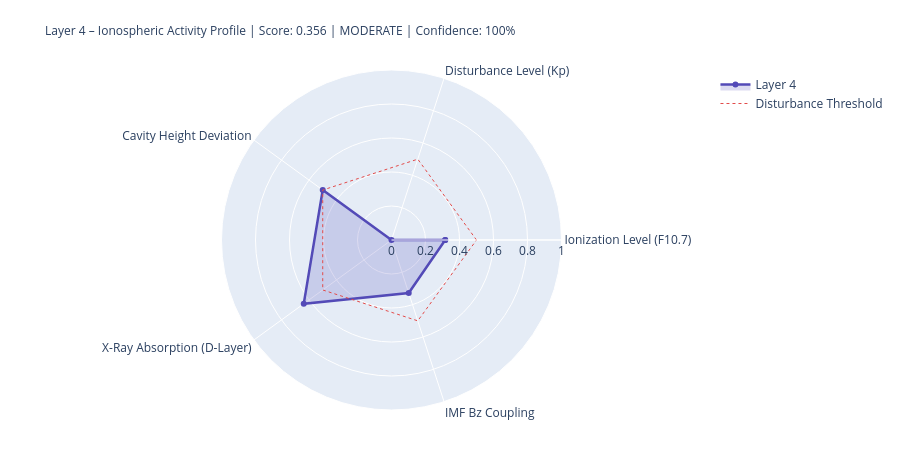

Notebook cell for this chart:
### Markdown cell above
---
## 4. State Assessment & Handoff to Layer 5

### Code cell
# ============================================================
# LAYER-4-SCORE
# ============================================================

COMPONENTS = {
    'Ionization Level (F10.7)':    {'score': ioniz,       'source': 'primary' if f107_now else 'from_layer0', 'dynamic': True},
    'Disturbance Level (Kp)':          {'score': disturb,     'source': 'primary' if kp_now   else 'from_layer0', 'dynamic': True},
    'Cavity Height Deviation':    {'score': h_dev,       'source': 'derived',                                'dynamic': True},
    'X-Ray Absorption (D-Layer)':{'score': xray_ioniz,  'source': 'primary' if xray_now else 'missing',     'dynamic': True},
    'IMF Bz Coupling':             {'score': bz_coupling, 'source': 'primary' if bz_now   else 'from_layer0', 'dynamic': True},
}

available    = {k: v['score'] for k, v in COMPONENTS.items() if v['score'] is not None}
unavailable  = [k for k, v in COMPONENTS.items() if v['score'] is None]
layer4_score = round(sum(available.values()) / len(available), 4) if available else None
confidence   = round(len(available) / len(COMPONENTS), 2)
level = ('unknown' if layer4_score is None
         else 'quiet'   if layer4_score < 0.3
         else 'moderate' if layer4_score < 0.6
         else 'active')
dominant_l4 = max(available, key=available.get) if available else 'none'

# Resonance delta for Schumann SR-1
sr1_ref = schumann_freq(1, 80.0)
sr1_now = schumann_freq(1, h_eff)
sr1_delta_mhz = (sr1_now - sr1_ref) * 1000

# Propagation conditions
prop_cond = ('disturbed'   if kp_val > 4
             else 'unsettled' if kp_val > 2
             else 'normal')
if xray_class in ['X', 'M']:
    prop_cond = 'Radio-Blackout moeglich'

W = 68
print('=' * W)
print('LAYER 4 – IONOSPHERE – STATE ASSESSMENT')
print('=' * W)
for name, comp in COMPONENTS.items():
    s = comp['score']
    if s is not None:
        bar = '█' * int(s * 20) + '░' * (20 - int(s * 20))
        print(f'  {name:<36} {bar}  {s:.3f}  [{comp["source"]}]')
    else:
        print(f'  {name:<36} {"─" * 20}  n/a   [missing]')
print('-' * W)
print(f'  Score:          {layer4_score:.3f}  ({len(available)}/{len(COMPONENTS)} components)')
print(f'  Confidence:     {confidence:.0%}')
print(f'  Level:          {level.upper()}')
print(f'  Dominant:       {dominant_l4}')
print(f'  Cavity height:  {h_eff:.1f} km  (Ref: 80.0 km)')
print(f'  SR-1:           {sr1_now:.3f} Hz  (Δ {sr1_delta_mhz:+.1f} mHz vs. ref)')
print(f'  Propagation:    {prop_cond}')
print(f'  X-Ray:          {xray_class}-class  ({xray_now:.2e} W/m²)' if xray_now else '  X-Ray:          n/a')
print('=' * W)

# Radar
cats   = list(available.keys())
vals_r = list(available.values())
if len(cats) >= 3:
    fig = go.Figure()
    fig.add_trace(go.Scatterpolar(
        r=vals_r + [vals_r[0]], theta=cats + [cats[0]],
        fill='toself', fillcolor='rgba(83,74,183,0.20)',
        line=dict(color='#534AB7', width=2.5), name='Layer 4'
    ))
    fig.add_trace(go.Scatterpolar(
        r=[0.5] * (len(cats)+1), theta=cats + [cats[0]],
        line=dict(color='#E24B4A', dash='dot', width=1),
        mode='lines', name='Disturbance Threshold'
    ))
    fig.update_layout(
        title=dict(
            text=f'Layer 4 – Ionospheric Activity Profile | Score: {layer4_score:.3f} | {level.upper()} | Confidence: {confidence:.0%}',
            font=dict(size=12)
        ),
        polar=dict(radialaxis=dict(visible=True, range=[0, 1])),
        height=450, showlegend=True,
        margin=dict(l=80, r=80, t=70, b=40)
    )
    fig.show()

### Figure 1 — Plotly figure (JSON) as saved in the notebook; plotly's stock layout.template omitted (floating-point values rounded to 4 significant figures)
{"data": [{"fill": "toself", "fillcolor": "rgba(83,74,183,0.20)", "line": {"color": "#534AB7", "width": 2.5}, "name": "Layer 4", "r": [0.316, 0.0, 0.5, 0.638, 0.328, 0.316], "theta": ["Ionization Level (F10.7)", "Disturbance Level (Kp)", "Cavity Height Deviation", "X-Ray Absorption (D-Layer)", "IMF Bz Coupling", "Ionization Level (F10.7)"], "type": "scatterpolar"}, {"line": {"color": "#E24B4A", "dash": "dot", "width": 1}, "mode": "lines", "name": "Disturbance Threshold", "r": [0.5, 0.5, 0.5, 0.5, 0.5, 0.5], "theta": ["Ionization Level (F10.7)", "Disturbance Level (Kp)", "Cavity Height Deviation", "X-Ray Absorption (D-Layer)", "IMF Bz Coupling", "Ionization Level (F10.7)"], "type": "scatterpolar"}], "layout": {"height": 450, "margin": {"b": 40, "l": 80, "r": 80, "t": 70}, "polar": {"radialaxis": {"range": [0, 1], "visible": true}}, "showlegend": true, "title": {"font": {"size": 12}, "text": "Layer 4 – Ionospheric Activity Profile | Score: 0.356 | MODERATE | Confidence: 100%"}}}
